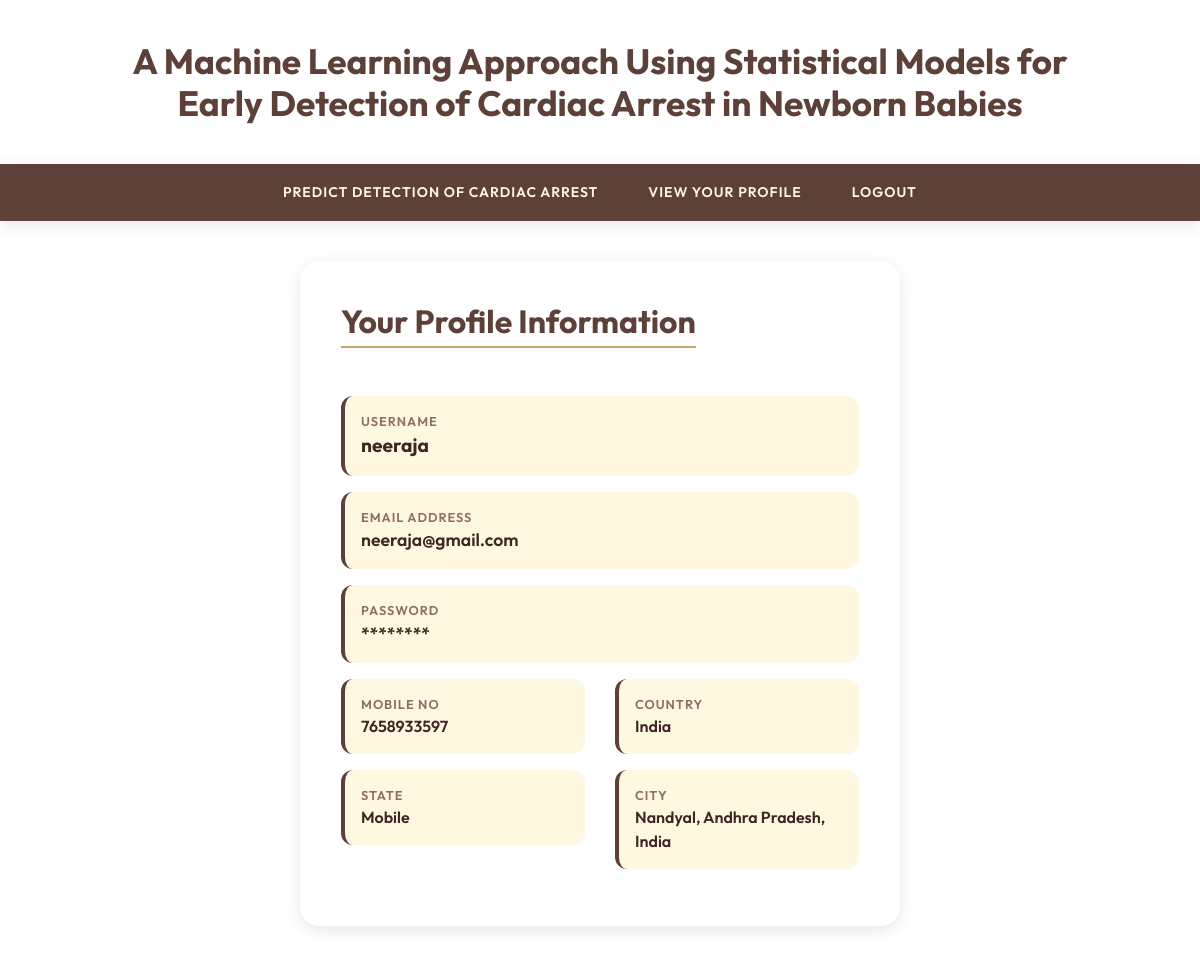
/ViewYourProfile/ (signed in), run on the app's committed database.
### Remote_User/models.py (models this page shows)
class ClientRegister_Model(models.Model):
    username = models.CharField(max_length=30, default="unknown")
    email = models.EmailField(max_length=30, default="unknown")
    password = models.CharField(max_length=10, default="unknown")
    phoneno = models.CharField(max_length=10, default="unknown")
    country = models.CharField(max_length=30, default="unknown")
    state = models.CharField(max_length=30, default="unknown")
    city = models.CharField(max_length=30, default="unknown")

### Remote_User/views.py (the view)
# urls.py: url(r'^ViewYourProfile/$', remoteuser.ViewYourProfile, name="ViewYourProfile"),
def ViewYourProfile(request):
    userid = request.session['userid']
    obj = ClientRegister_Model.objects.get(id=userid)
    return render(request, 'RUser/ViewYourProfile.html', {'object': obj})

### Template/htmls/RUser/ViewYourProfile.html (shortened to what this page needs)
{% extends 'RUser/design.html' %}
{% block userblock %}
<div class="content-card mx-auto" style="max-width: 600px;">
	<h2 class="register-label mb-4"
		style="color: var(--primary-brown); font-weight: 700; border-bottom: 2px solid var(--accent-gold); display: inline-block; padding-bottom: 5px;">
		Your Profile Information
	</h2>
	<div class="profile-details mt-4">
		<div class="profile-item mb-3 p-3"
			style="background: var(--beige-light); border-radius: 12px; transition: var(--transition); border-left: 4px solid var(--primary-brown);">
			<span
				style="color: var(--secondary-brown); font-weight: 600; text-transform: uppercase; font-size: 0.8rem; letter-spacing: 1px; display: block;">Username</span>
			<span style="color: var(--text-dark); font-size: 1.2rem; font-weight: 700;">{{object.username}}</span>
		</div>
		<div class="profile-item mb-3 p-3"
			style="background: var(--beige-light); border-radius: 12px; transition: var(--transition); border-left: 4px solid var(--primary-brown);">
			<span
				style="color: var(--secondary-brown); font-weight: 600; text-transform: uppercase; font-size: 0.8rem; letter-spacing: 1px; display: block;">Email
				Address</span>
			<span style="color: var(--text-dark); font-size: 1.1rem; font-weight: 600;">{{object.email}}</span>
		</div>
		<div class="profile-item mb-3 p-3"
			style="background: var(--beige-light); border-radius: 12px; transition: var(--transition); border-left: 4px solid var(--primary-brown);">
			<span
				style="color: var(--secondary-brown); font-weight: 600; text-transform: uppercase; font-size: 0.8rem; letter-spacing: 1px; display: block;">Password</span>
			<span style="color: var(--text-dark); font-size: 1.1rem; font-weight: 600;">********</span>
		</div>
		<div class="row">
			<div class="col-md-6">
				<div class="profile-item mb-3 p-3"
					style="background: var(--beige-light); border-radius: 12px; transition: var(--transition); border-left: 4px solid var(--primary-brown);">
					<span
						style="color: var(--secondary-brown); font-weight: 600; text-transform: uppercase; font-size: 0.8rem; letter-spacing: 1px; display: block;">Mobile
						No</span>
					<span style="color: var(--text-dark); font-weight: 600;">{{object.phoneno}}</span>
				</div>
			</div>
			<div class="col-md-6">
				<div class="profile-item mb-3 p-3"
					style="background: var(--beige-light); border-radius: 12px; transition: var(--transition); border-left: 4px solid var(--primary-brown);">
					<span
						style="color: var(--secondary-brown); font-weight: 600; text-transform: uppercase; font-size: 0.8rem; letter-spacing: 1px; display: block;">Country</span>
					<span style="color: var(--text-dark); font-weight: 600;">{{object.country}}</span>
				</div>
			</div>
		</div>
		<div class="row">
			<div class="col-md-6">
				<div class="profile-item mb-3 p-3"
					style="background: var(--beige-light); border-radius: 12px; transition: var(--transition); border-left: 4px solid var(--primary-brown);">
					<span
						style="color: var(--secondary-brown); font-weight: 600; text-transform: uppercase; font-size: 0.8rem; letter-spacing: 1px; display: block;">State</span>
					<span style="color: var(--text-dark); font-weight: 600;">{{object.state}}</span>
				</div>
			</div>
			<div class="col-md-6">
				<div class="profile-item mb-3 p-3"
					style="background: var(--beige-light); border-radius: 12px; transition: var(--transition); border-left: 4px solid var(--primary-brown);">
					<span
						style="color: var(--secondary-brown); font-weight: 600; text-transform: uppercase; font-size: 0.8rem; letter-spacing: 1px; display: block;">City</span>
					<span style="color: var(--text-dark); font-weight: 600;">{{object.city}}</span>
				</div>
			</div>
		</div>
	</div>
</div>
{% endblock %}

### Template/htmls/RUser/ViewYourProfile.html (style rules this page uses)
.content-card { background: rgba(255, 255, 255, 0.9); backdrop-filter: blur(10px); border-radius: 20px; padding: 40px; box-shadow: var(--shadow); border: 1px solid rgba(255, 255, 255, 0.3); animation: fadeInUp 0.8s ease-out; }

### data on the page
ClientRegister_Model: username "neeraja", email "neeraja@gmail.com", phoneno "7658933597", country "India", state "Mobile", city "Nandyal, Andhra Pradesh, India"
